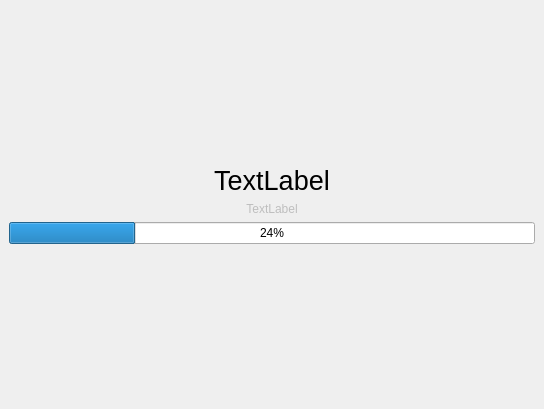
<?xml version="1.0" encoding="UTF-8"?>
<ui version="4.0">
 <class>RepositoryClonePage</class>
 <widget class="QWidget" name="RepositoryClonePage">
  <property name="geometry">
   <rect>
    <x>0</x>
    <y>0</y>
    <width>544</width>
    <height>409</height>
   </rect>
  </property>
  <property name="windowTitle">
   <string>Form</string>
  </property>
  <layout class="QHBoxLayout" name="horizontalLayout">
   <property name="spacing">
    <number>0</number>
   </property>
   <property name="leftMargin">
    <number>0</number>
   </property>
   <property name="topMargin">
    <number>0</number>
   </property>
   <property name="rightMargin">
    <number>0</number>
   </property>
   <property name="bottomMargin">
    <number>0</number>
   </property>
   <item>
    <widget class="tStackedWidget" name="stackedWidget">
     <widget class="QWidget" name="cloningPage">
      <layout class="QVBoxLayout" name="verticalLayout">
       <item>
        <spacer name="verticalSpacer_4">
         <property name="orientation">
          <enum>Qt::Vertical</enum>
         </property>
         <property name="sizeHint" stdset="0">
          <size>
           <width>20</width>
           <height>144</height>
          </size>
         </property>
        </spacer>
       </item>
       <item>
        <widget class="QLabel" name="stateDescription">
         <property name="font">
          <font>
           <pointsize>20</pointsize>
          </font>
         </property>
         <property name="text">
          <string notr="true">TextLabel</string>
         </property>
         <property name="alignment">
          <set>Qt::AlignCenter</set>
         </property>
        </widget>
       </item>
       <item>
        <widget class="QLabel" name="stateInformationalText">
         <property name="enabled">
          <bool>false</bool>
         </property>
         <property name="text">
          <string notr="true">TextLabel</string>
         </property>
         <property name="alignment">
          <set>Qt::AlignCenter</set>
         </property>
        </widget>
       </item>
       <item>
        <widget class="QProgressBar" name="stateProgress">
         <property name="value">
          <number>24</number>
         </property>
        </widget>
       </item>
       <item>
        <spacer name="verticalSpacer_3">
         <property name="orientation">
          <enum>Qt::Vertical</enum>
         </property>
         <property name="sizeHint" stdset="0">
          <size>
           <width>20</width>
           <height>143</height>
          </size>
         </property>
        </spacer>
       </item>
      </layout>
     </widget>
    </widget>
   </item>
  </layout>
 </widget>
 <customwidgets>
  <customwidget>
   <class>tStackedWidget</class>
   <extends>QStackedWidget</extends>
   <header location="global">tstackedwidget.h</header>
   <container>1</container>
   <slots>
    <signal>switchingFrame(int)</signal>
   </slots>
  </customwidget>
 </customwidgets>
 <resources/>
 <connections/>
</ui>
